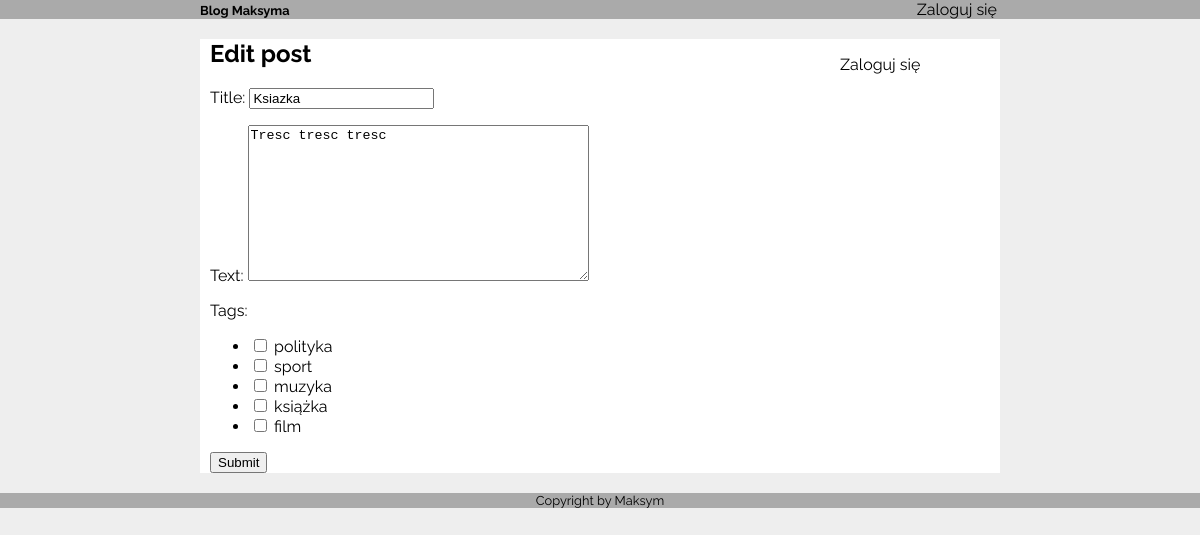
The page /edit_post/7 on the database as committed earlier.
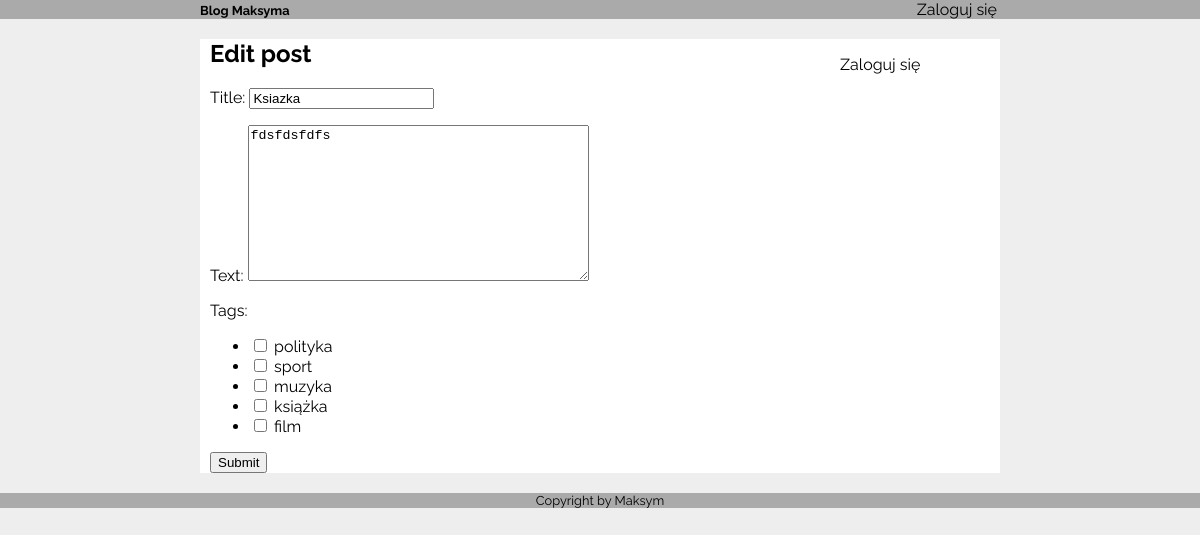
The same page on the database as committed later.
### blog/models.py (models this page shows, shortened)
class Post(models.Model):
	title  = models.CharField(max_length=200)
	content = models.CharField(max_length=10000)
	publish_date = models.DateField()
	edit_date	= models.DateField(null=True)
	user = models.ForeignKey(User)
	class Meta:
		ordering = ['-publish_date']

### blog/views.py (the view, shortened to what this page needs)
# urls.py: url(r'^edit_post/(?P<id>\d+)$', views.edit_post, name="edit_post"),
def edit_post(request, id):
	id = int(id)
	post = Post.objects.get(id=id)
	form = PostForm(initial={
		'title': post.title,
		'content': post.content,
		'tags': [(ptt, ptt) for ptt in PostToTag.objects.filter(post=post).values_list('tag', flat=True)]
	})
	context = {
		"form": form
	}
	return render(request, 'blog/edit_post.html', context)

### blog/forms.py
class PostForm(forms.Form):
	def __init__(self, *args, **kwargs):
		super(PostForm, self).__init__(*args, **kwargs)
		choices = tuple([(tag.name, tag.name) for tag in Tag.objects.all()])
		self.fields['tags'] = forms.MultipleChoiceField(
			widget=forms.CheckboxSelectMultiple,
			choices=choices)
	title = forms.CharField(max_length=100, label="Title")
	content = forms.CharField(widget=forms.Textarea, max_length=1000, label="Text")

### blog/templates/blog/edit_post.html (shortened to what this page needs)
{% extends 'blog/base.html' %}
{% block content %}
<h2>Edit post</h2>
<form method="POST">
	{{ form.as_p }}
	<button type="submit">Submit</button>
</form>
{% endblock %}

Rows that differ between the two databases and show on the page:
changed Post "Ksiazka": content "Tresc tresc tresc" → "fdsfdsfdfs"
